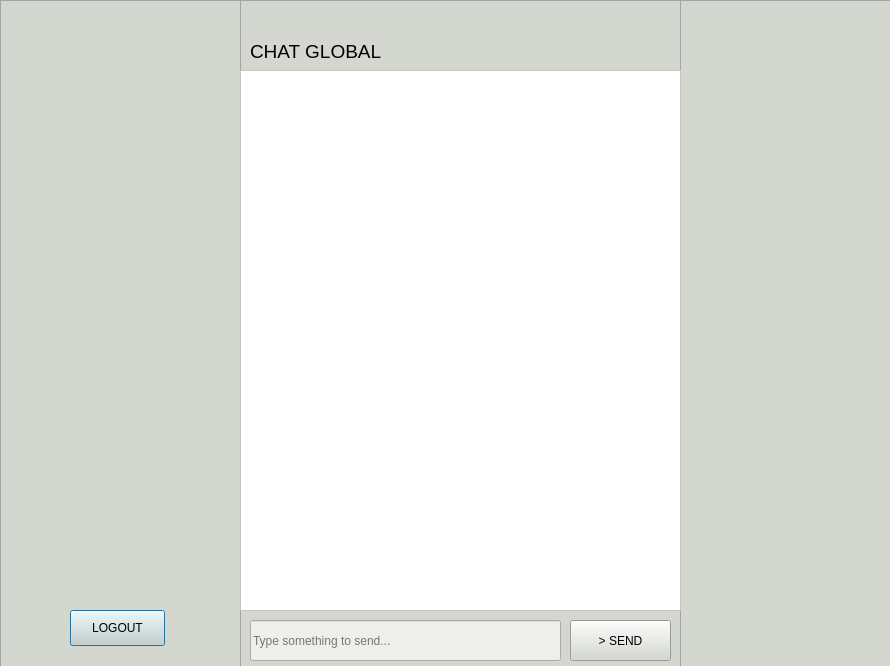
<?xml version="1.0" encoding="UTF-8"?>
<ui version="4.0">
 <class>Dialog</class>
 <widget class="QDialog" name="Dialog">
  <property name="geometry">
   <rect>
    <x>0</x>
    <y>0</y>
    <width>890</width>
    <height>666</height>
   </rect>
  </property>
  <property name="windowTitle">
   <string>Dialog</string>
  </property>
  <widget class="QFrame" name="frame">
   <property name="geometry">
    <rect>
     <x>0</x>
     <y>0</y>
     <width>241</width>
     <height>671</height>
    </rect>
   </property>
   <property name="styleSheet">
    <string notr="true">background-color: rgb(211, 215, 207);
</string>
   </property>
   <property name="frameShape">
    <enum>QFrame::StyledPanel</enum>
   </property>
   <property name="frameShadow">
    <enum>QFrame::Raised</enum>
   </property>
   <widget class="QPushButton" name="pushButton_2">
    <property name="geometry">
     <rect>
      <x>70</x>
      <y>610</y>
      <width>95</width>
      <height>36</height>
     </rect>
    </property>
    <property name="styleSheet">
     <string notr="true"/>
    </property>
    <property name="text">
     <string>LOGOUT</string>
    </property>
   </widget>
  </widget>
  <widget class="QFrame" name="frame_2">
   <property name="geometry">
    <rect>
     <x>680</x>
     <y>0</y>
     <width>211</width>
     <height>671</height>
    </rect>
   </property>
   <property name="styleSheet">
    <string notr="true">background-color: rgb(211, 215, 207);</string>
   </property>
   <property name="frameShape">
    <enum>QFrame::StyledPanel</enum>
   </property>
   <property name="frameShadow">
    <enum>QFrame::Raised</enum>
   </property>
  </widget>
  <widget class="QFrame" name="frame_3">
   <property name="geometry">
    <rect>
     <x>240</x>
     <y>0</y>
     <width>441</width>
     <height>671</height>
    </rect>
   </property>
   <property name="styleSheet">
    <string notr="true">background-color: rgb(211, 215, 207);</string>
   </property>
   <property name="frameShape">
    <enum>QFrame::StyledPanel</enum>
   </property>
   <property name="frameShadow">
    <enum>QFrame::Raised</enum>
   </property>
   <widget class="QFrame" name="frame_4">
    <property name="geometry">
     <rect>
      <x>0</x>
      <y>0</y>
      <width>441</width>
      <height>71</height>
     </rect>
    </property>
    <property name="contextMenuPolicy">
     <enum>Qt::NoContextMenu</enum>
    </property>
    <property name="styleSheet">
     <string notr="true">background-color: rgb(211, 215, 207);</string>
    </property>
    <property name="frameShape">
     <enum>QFrame::StyledPanel</enum>
    </property>
    <property name="frameShadow">
     <enum>QFrame::Raised</enum>
    </property>
    <widget class="QLabel" name="label">
     <property name="geometry">
      <rect>
       <x>10</x>
       <y>40</y>
       <width>141</width>
       <height>21</height>
      </rect>
     </property>
     <property name="text">
      <string>&lt;html&gt;&lt;head/&gt;&lt;body&gt;&lt;p&gt;&lt;span style=&quot; font-size:14pt;&quot;&gt;CHAT GLOBAL&lt;/span&gt;&lt;/p&gt;&lt;/body&gt;&lt;/html&gt;</string>
     </property>
    </widget>
   </widget>
   <widget class="QLineEdit" name="lineEdit">
    <property name="geometry">
     <rect>
      <x>10</x>
      <y>620</y>
      <width>311</width>
      <height>41</height>
     </rect>
    </property>
    <property name="styleSheet">
     <string notr="true">background-color: rgb(238, 238, 236);</string>
    </property>
    <property name="placeholderText">
     <string>Type something to send...</string>
    </property>
   </widget>
   <widget class="QPushButton" name="pushButton">
    <property name="geometry">
     <rect>
      <x>330</x>
      <y>620</y>
      <width>101</width>
      <height>41</height>
     </rect>
    </property>
    <property name="text">
     <string>&gt; SEND</string>
    </property>
   </widget>
   <widget class="QTextEdit" name="textEdit">
    <property name="geometry">
     <rect>
      <x>0</x>
      <y>70</y>
      <width>441</width>
      <height>541</height>
     </rect>
    </property>
    <property name="styleSheet">
     <string notr="true">background-color: rgb(255, 255, 255);</string>
    </property>
    <property name="readOnly">
     <bool>true</bool>
    </property>
   </widget>
  </widget>
 </widget>
 <resources/>
 <connections/>
</ui>
